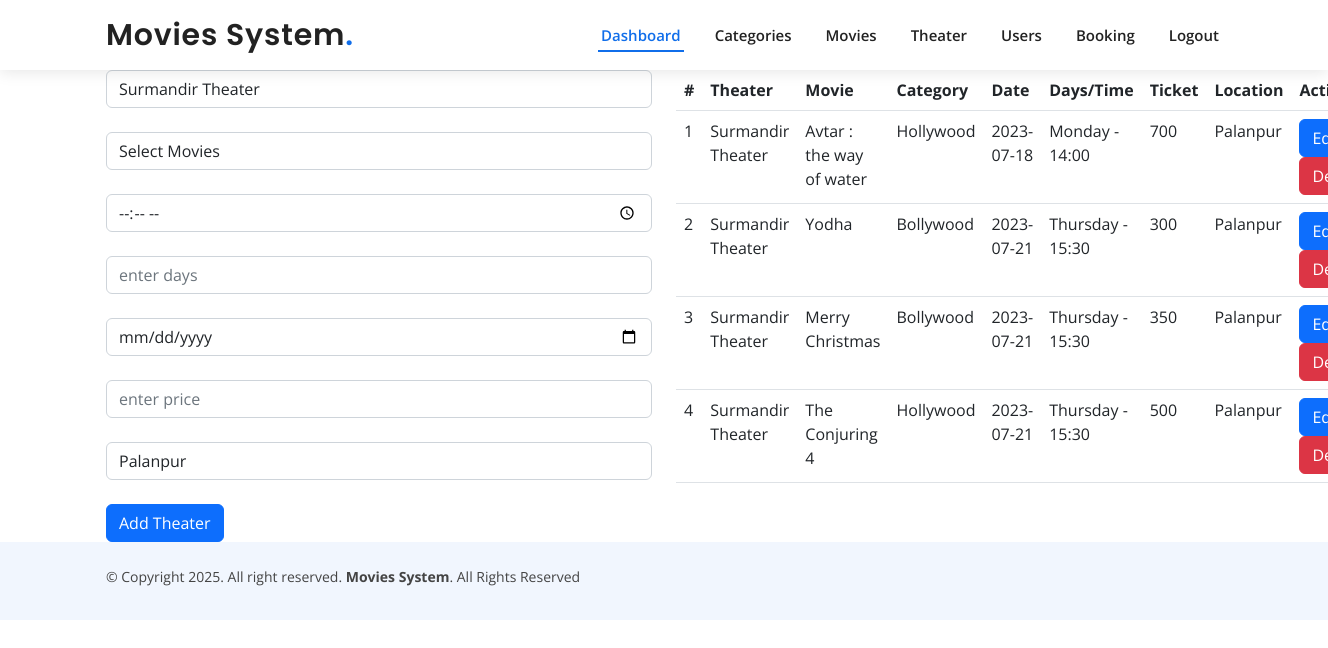
Screenshot of /admin/surmandirA.php (signed in) with the database file from the repository.
### tables this page shows
CREATE TABLE `surmandir` (
  `theaterid` int(11) NOT NULL,
  `theater_name` varchar(100) NOT NULL,
  `timing` varchar(50) NOT NULL,
  `days` varchar(50) NOT NULL,
  `date` date NOT NULL,
  `price` int(11) NOT NULL,
  `location` varchar(100) NOT NULL,
  `movieid` int(11) DEFAULT NULL
);

CREATE TABLE `movies` (
  `movieid` int(11) NOT NULL,
  `title` varchar(50) NOT NULL,
  `description` varchar(100) NOT NULL,
  `releasedate` date NOT NULL,
  `image` varchar(1000) NOT NULL,
  `trailer` varchar(1000) NOT NULL,
  `movie` varchar(10000) NOT NULL,
  `rating` varchar(50) NOT NULL,
  `catid` int(11) NOT NULL
);

CREATE TABLE `categories` (
  `catid` int(11) NOT NULL,
  `catname` varchar(50) NOT NULL
);

### admin/surmandirA.php (the view, shortened to what this page needs)
<?php
include('../connect.php');
?>
<!DOCTYPE html>
<html lang="en">
<head>
</head>
<body>
<?php include('header.php')  ?>
<div class="container">
<div class="row">
  <div class="col-lg-6">
    <form action="surmandirA.php" method="post" enctype="multipart/form-data">
      <div class="form-group mb-4">
         <input type="text" class="form-control" name="theater_name" value="Surmandir Theater" >
      </div>
      <div class="form-group mb-4">
         <select name="movieid" class="form-control">
          <option value="">Select Movies</option>
         </select>
      </div>
      <div class="form-group mb-4">
      <input type="time" class="form-control" name="timing" value="" >
      </div>
      <div class="form-group mb-4">
      <input type="text" class="form-control" name="days" value="" placeholder="enter days">
      </div>
      <div class="form-group mb-4">
      <input type="date" class="form-control" name="date" value="" >
      </div>
      <div class="form-group mb-4">
      <input type="number" class="form-control" name="price" value="" placeholder="enter price" >
      </div>
      <div class="form-group mb-4">
      <input type="text" class="form-control" name="location" value="Palanpur" placeholder="enter location" >
      </div>
      <div class="form-group ">
      <input type="submit" class="btn btn-primary" value="Add Theater" name="add">
      </div>
    </form>
  </div>
  <div class="col-lg-6">
     <table class="table">
      <tr>
        <th>#</th>
        <th>Theater</th>
        <th>Movie</th>
        <th>Category</th>
        <th>Date</th>
        <th>Days/Time</th>
        <th>Ticket</th>
        <th>Location</th>
        <th>Action</th>
      </tr>
      <?php
      $sql = "SELECT surmandir.*, movies.title, categories.catname
      from surmandir
      inner join movies on movies.movieid = surmandir.movieid
      inner join categories on categories.catid = movies.catid";
      $res  = mysqli_query($con, $sql);
      if(mysqli_num_rows($res) > 0){
        while($data = mysqli_fetch_array($res)){
          ?>
          <tr>
            <td><?= $data['theaterid'] ?></td>
            <td><?= $data['theater_name'] ?></td>
            <td><?= $data['title'] ?></td>
            <td><?= $data['catname'] ?></td>
            <td><?= $data['date'] ?></td>
            <td><?= $data['days'] ?> - <?= $data['timing'] ?></td>
            <td><?= $data['price'] ?></td>
            <td><?= $data['location'] ?></td>
            <td>
              <a href="theater.php?editid=<?= $data['theaterid'] ?>" class="btn btn-primary"> Edit</a>
              <a href="theater.php?deleteid=<?= $data['theaterid'] ?>" class="btn btn-danger"> Delete</a>
          </td>
          </tr>
       <?php
        }
      }else{
        echo 'no category found';
      }
      ?>
     </table>
  </div>
</div>
</div>
<?php include('footer.php')  ?>
</body>
</html>

### assets/css/style.css (style rules this page uses)
body { font-family: "Open Sans", sans-serif; color: #444444; }
a { color: #106eea; text-decoration: none; }
.scrolled-offset { margin-top: 70px; }

### rows the page displays
surmandir: theaterid "1", theater_name "Surmandir Theater", movieid.title "Avtar : the way of water", categories.catname "Hollywood", date "2023-07-18", days "Monday", timing "14:00", price "700", location "Palanpur"
surmandir: theaterid "2", theater_name "Surmandir Theater", movieid.title "Yodha", categories.catname "Bollywood", date "2023-07-21", days "Thursday", timing "15:30", price "300", location "Palanpur"
surmandir: theaterid "3", theater_name "Surmandir Theater", movieid.title "Merry Christmas", categories.catname "Bollywood", date "2023-07-21", days "Thursday", timing "15:30", price "350", location "Palanpur"
surmandir: theaterid "4", theater_name "Surmandir Theater", movieid.title "The Conjuring 4", categories.catname "Hollywood", date "2023-07-21", days "Thursday", timing "15:30", price "500", location "Palanpur"
